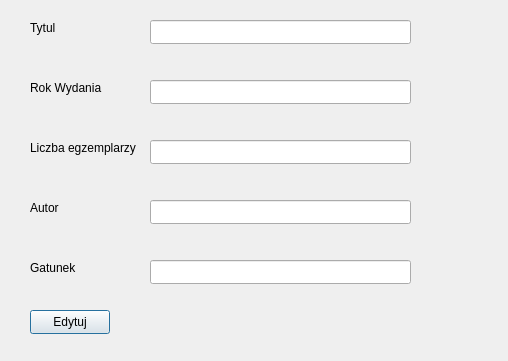
<?xml version="1.0" encoding="UTF-8"?>
<ui version="4.0">
 <class>editbook</class>
 <widget class="QDialog" name="editbook">
  <property name="geometry">
   <rect>
    <x>0</x>
    <y>0</y>
    <width>508</width>
    <height>361</height>
   </rect>
  </property>
  <property name="windowTitle">
   <string>Dialog</string>
  </property>
  <widget class="QLineEdit" name="title">
   <property name="geometry">
    <rect>
     <x>150</x>
     <y>20</y>
     <width>261</width>
     <height>24</height>
    </rect>
   </property>
  </widget>
  <widget class="QLineEdit" name="release">
   <property name="geometry">
    <rect>
     <x>150</x>
     <y>80</y>
     <width>261</width>
     <height>24</height>
    </rect>
   </property>
  </widget>
  <widget class="QLineEdit" name="stock">
   <property name="geometry">
    <rect>
     <x>150</x>
     <y>140</y>
     <width>261</width>
     <height>24</height>
    </rect>
   </property>
  </widget>
  <widget class="QLabel" name="label">
   <property name="geometry">
    <rect>
     <x>30</x>
     <y>20</y>
     <width>49</width>
     <height>16</height>
    </rect>
   </property>
   <property name="text">
    <string>Tytul</string>
   </property>
  </widget>
  <widget class="QLabel" name="label_2">
   <property name="geometry">
    <rect>
     <x>30</x>
     <y>80</y>
     <width>81</width>
     <height>16</height>
    </rect>
   </property>
   <property name="text">
    <string>Rok Wydania</string>
   </property>
  </widget>
  <widget class="QLabel" name="label_3">
   <property name="geometry">
    <rect>
     <x>30</x>
     <y>140</y>
     <width>111</width>
     <height>16</height>
    </rect>
   </property>
   <property name="text">
    <string>Liczba egzemplarzy</string>
   </property>
  </widget>
  <widget class="QLabel" name="label_4">
   <property name="geometry">
    <rect>
     <x>30</x>
     <y>200</y>
     <width>49</width>
     <height>16</height>
    </rect>
   </property>
   <property name="text">
    <string>Autor</string>
   </property>
  </widget>
  <widget class="QLabel" name="label_5">
   <property name="geometry">
    <rect>
     <x>30</x>
     <y>260</y>
     <width>71</width>
     <height>16</height>
    </rect>
   </property>
   <property name="text">
    <string>Gatunek</string>
   </property>
  </widget>
  <widget class="QPushButton" name="pushButton">
   <property name="geometry">
    <rect>
     <x>30</x>
     <y>310</y>
     <width>80</width>
     <height>24</height>
    </rect>
   </property>
   <property name="text">
    <string>Edytuj</string>
   </property>
  </widget>
  <widget class="QLineEdit" name="author">
   <property name="geometry">
    <rect>
     <x>150</x>
     <y>200</y>
     <width>261</width>
     <height>24</height>
    </rect>
   </property>
  </widget>
  <widget class="QLineEdit" name="genre">
   <property name="geometry">
    <rect>
     <x>150</x>
     <y>260</y>
     <width>261</width>
     <height>24</height>
    </rect>
   </property>
  </widget>
 </widget>
 <resources/>
 <connections/>
</ui>
